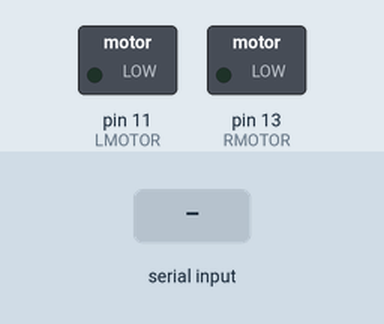
Recording of a sketch running on a simulated Arduino Uno, built with avr-gcc and run on an emulated ATmega328P. On the bench: switched loads named in the sketch (green lamp = pin HIGH). The test bench sets the inputs (shaded band).

Above: at 1.2 s.
1.3 s: "F" received over Serial
At 2.6 s:
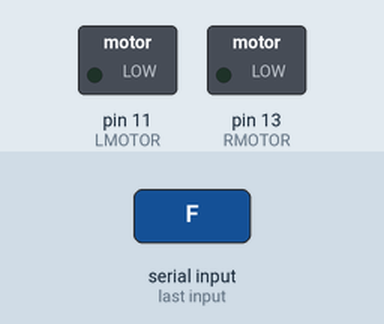
2.9 s: "L" received over Serial
At 4.1 s:
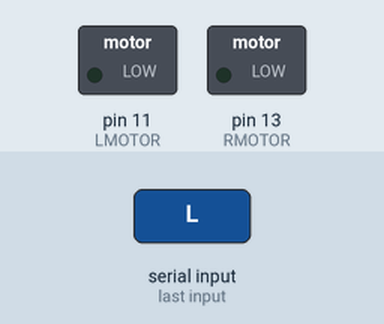
4.5 s: "R" received over Serial
At 5.3 s:
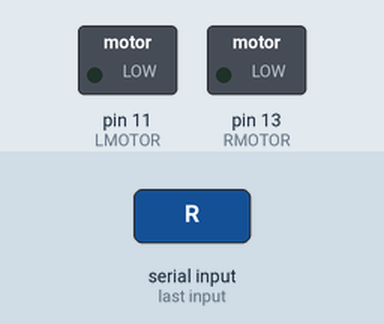
Timing chart, 0 to 7.5 s (numbered marks = the images above; inputs shaded):
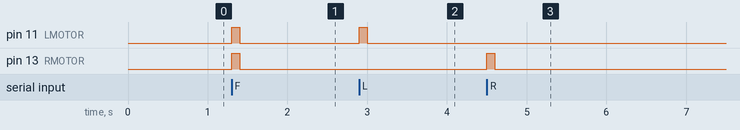

Measured:
- after the input at 1.3 s, pin 11 (LMOTOR), pin 13 (RMOTOR): LOW → HIGH at once, → LOW 0.10 s later
- after the input at 2.9 s, pin 11 (LMOTOR): LOW → HIGH at once, → LOW 0.10 s later
- after the input at 4.5 s, pin 13 (RMOTOR): LOW → HIGH at once, → LOW 0.10 s later

The sketch:

ardu_actuator.ino
```cpp
#define LMOTOR 11
#define RMOTOR 13
#define BAUDRATE 9600
#define DEFAULTSIGNAL 0
#define DELAYMSEG 100

char t = DEFAULTSIGNAL;

void setup() {
  pinMode(RMOTOR, OUTPUT);
  pinMode(LMOTOR, OUTPUT);
  Serial.begin(BAUDRATE);
}

void loop() {

  if (!Serial.available()) {
    digitalWrite(LMOTOR, LOW);
    digitalWrite(RMOTOR, LOW);

    while(!Serial.available()); // Esperamos hasta que haya algún mensaje.
  }

  t = Serial.read();

  int lstatus = (t == 'F' || t == 'L') ? HIGH : LOW;
  int rstatus = (t == 'F' || t == 'R') ? HIGH : LOW;

  digitalWrite(LMOTOR, lstatus);
  digitalWrite(RMOTOR, rstatus);

  delay(DELAYMSEG);
}
```
